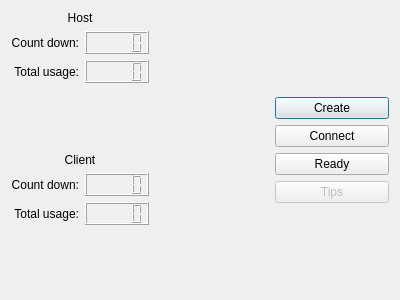
<?xml version="1.0" encoding="UTF-8"?>
<ui version="4.0">
 <class>Dialog</class>
 <widget class="QDialog" name="Dialog">
  <property name="geometry">
   <rect>
    <x>0</x>
    <y>0</y>
    <width>400</width>
    <height>300</height>
   </rect>
  </property>
  <property name="windowTitle">
   <string>Dialog</string>
  </property>
  <layout class="QHBoxLayout" name="horizontalLayout">
   <item>
    <layout class="QGridLayout" name="gridLayout">
     <item row="2" column="1">
      <widget class="QLCDNumber" name="lcdTotal"/>
     </item>
     <item row="1" column="0">
      <widget class="QLabel" name="label_3">
       <property name="text">
        <string>Count down:</string>
       </property>
       <property name="alignment">
        <set>Qt::AlignRight|Qt::AlignTrailing|Qt::AlignVCenter</set>
       </property>
      </widget>
     </item>
     <item row="3" column="1">
      <spacer name="verticalSpacer_3">
       <property name="orientation">
        <enum>Qt::Vertical</enum>
       </property>
       <property name="sizeHint" stdset="0">
        <size>
         <width>20</width>
         <height>40</height>
        </size>
       </property>
      </spacer>
     </item>
     <item row="6" column="0">
      <widget class="QLabel" name="label_6">
       <property name="text">
        <string>Total usage:</string>
       </property>
       <property name="alignment">
        <set>Qt::AlignRight|Qt::AlignTrailing|Qt::AlignVCenter</set>
       </property>
      </widget>
     </item>
     <item row="1" column="1">
      <widget class="QLCDNumber" name="lcdLeft"/>
     </item>
     <item row="5" column="0">
      <widget class="QLabel" name="label_4">
       <property name="text">
        <string>Count down:</string>
       </property>
       <property name="alignment">
        <set>Qt::AlignRight|Qt::AlignTrailing|Qt::AlignVCenter</set>
       </property>
      </widget>
     </item>
     <item row="0" column="0" colspan="2">
      <widget class="QLabel" name="label">
       <property name="text">
        <string>Host</string>
       </property>
       <property name="alignment">
        <set>Qt::AlignCenter</set>
       </property>
      </widget>
     </item>
     <item row="2" column="0">
      <widget class="QLabel" name="label_5">
       <property name="text">
        <string>Total usage:</string>
       </property>
       <property name="alignment">
        <set>Qt::AlignRight|Qt::AlignTrailing|Qt::AlignVCenter</set>
       </property>
      </widget>
     </item>
     <item row="6" column="1">
      <widget class="QLCDNumber" name="lcdTotal_2"/>
     </item>
     <item row="4" column="0" colspan="2">
      <widget class="QLabel" name="label_2">
       <property name="text">
        <string>Client</string>
       </property>
       <property name="alignment">
        <set>Qt::AlignCenter</set>
       </property>
      </widget>
     </item>
     <item row="5" column="1">
      <widget class="QLCDNumber" name="lcdLeft_2"/>
     </item>
     <item row="7" column="1">
      <spacer name="verticalSpacer_4">
       <property name="orientation">
        <enum>Qt::Vertical</enum>
       </property>
       <property name="sizeHint" stdset="0">
        <size>
         <width>20</width>
         <height>40</height>
        </size>
       </property>
      </spacer>
     </item>
    </layout>
   </item>
   <item>
    <widget class="chBoard" name="widget" native="true"/>
   </item>
   <item>
    <layout class="QVBoxLayout" name="verticalLayout">
     <item>
      <spacer name="verticalSpacer_2">
       <property name="orientation">
        <enum>Qt::Vertical</enum>
       </property>
       <property name="sizeHint" stdset="0">
        <size>
         <width>20</width>
         <height>40</height>
        </size>
       </property>
      </spacer>
     </item>
     <item>
      <widget class="QPushButton" name="pushButton">
       <property name="text">
        <string>Create</string>
       </property>
      </widget>
     </item>
     <item>
      <widget class="QPushButton" name="pushButton_2">
       <property name="text">
        <string>Connect</string>
       </property>
      </widget>
     </item>
     <item>
      <widget class="QPushButton" name="pushButton_3">
       <property name="enabled">
        <bool>true</bool>
       </property>
       <property name="text">
        <string>Ready</string>
       </property>
      </widget>
     </item>
     <item>
      <widget class="QPushButton" name="pushButton_4">
       <property name="enabled">
        <bool>false</bool>
       </property>
       <property name="text">
        <string>Tips</string>
       </property>
      </widget>
     </item>
     <item>
      <spacer name="verticalSpacer">
       <property name="orientation">
        <enum>Qt::Vertical</enum>
       </property>
       <property name="sizeHint" stdset="0">
        <size>
         <width>20</width>
         <height>40</height>
        </size>
       </property>
      </spacer>
     </item>
    </layout>
   </item>
  </layout>
 </widget>
 <layoutdefault spacing="6" margin="11"/>
 <customwidgets>
  <customwidget>
   <class>chBoard</class>
   <extends>QWidget</extends>
   <header location="global">chboard.h</header>
   <container>1</container>
  </customwidget>
 </customwidgets>
 <resources/>
 <connections/>
</ui>
